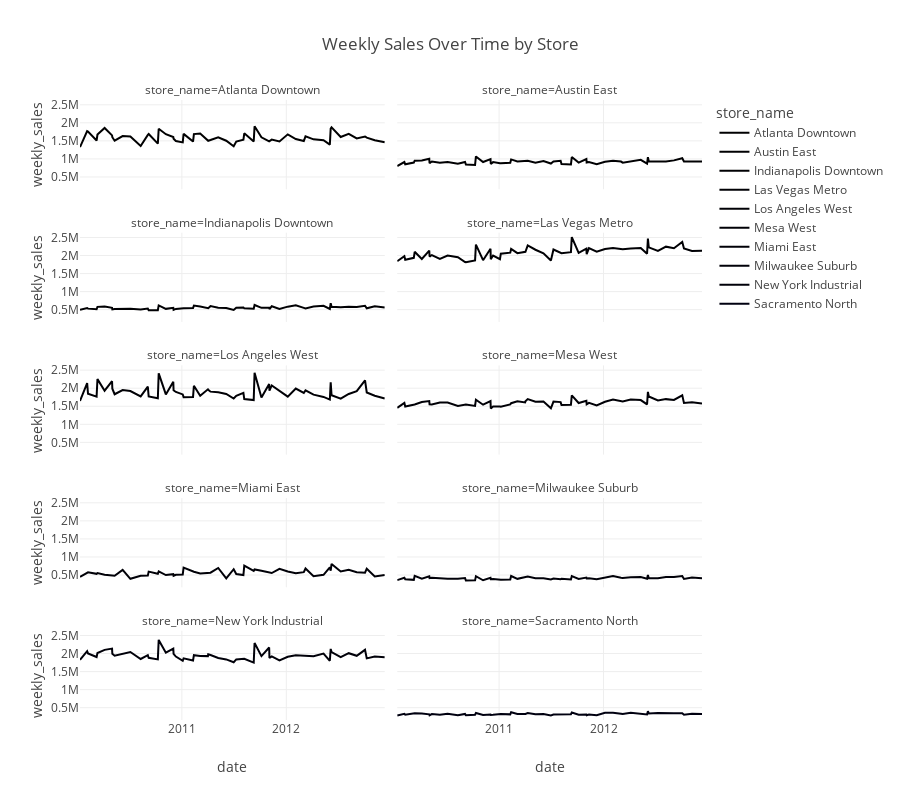

Notebook code cell kept with this figure:
### Markdown cell above
# Graphical Analysis

### Code cell
# Weekly Sales Over Time

sample_stores = df['store_name'].unique()[:10]  

sample_df = df[df['store_name'].isin(sample_stores)]
sample_df = sample_df.groupby(['store_name', 'date'])['weekly_sales'].sum().reset_index()

fig = px.line(sample_df, x='date', y='weekly_sales', color='store_name', facet_col='store_name',
              facet_col_wrap=2, title='Weekly Sales Over Time by Store')
fig.update_layout(height=800)
fig.show()
